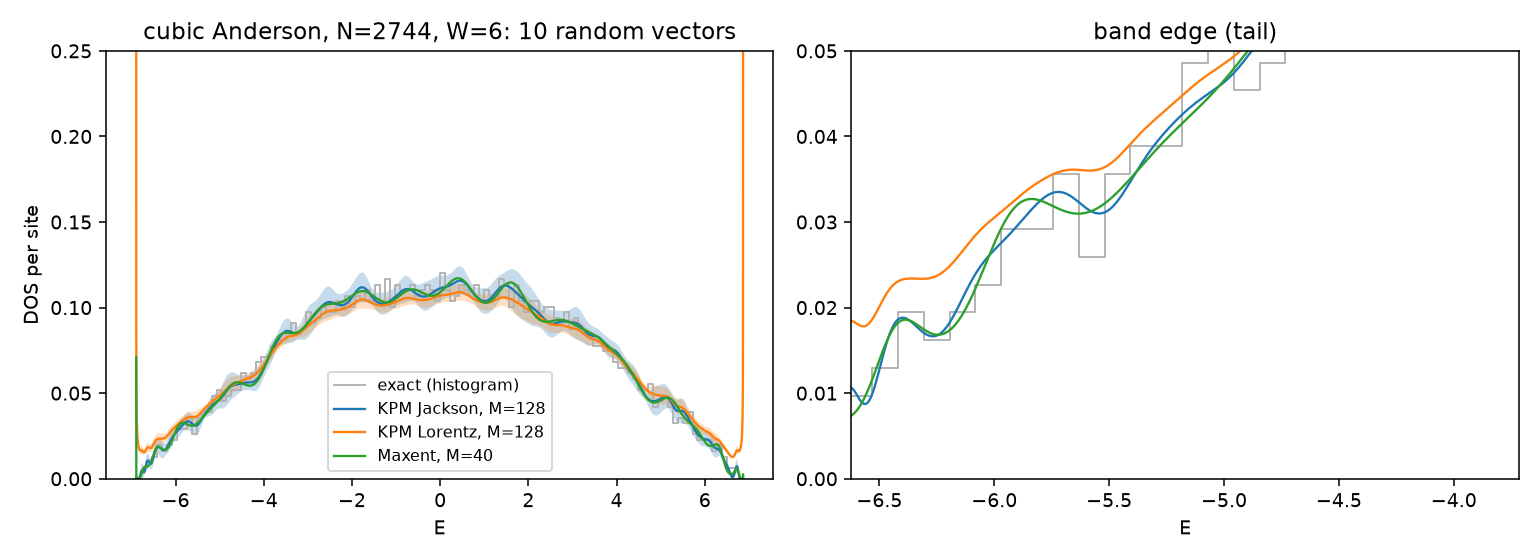

This figure's Python source:
"""Cubic Anderson model (14^3 = 2744 sites, W = 6): KPM (Jackson, Lorentz) and Maxent vs exact diagonalization."""
import sys, time
import numpy as np, scipy.linalg as sla, matplotlib
matplotlib.use("Agg"); import matplotlib.pyplot as plt
sys.path.insert(0, "../tests"); from conftest import cubic
import sdos
H = cubic(14, W=6.0, seed=0); n = H.shape[0]
t = time.time(); ev = sla.eigvalsh(H.toarray()); print(f"exact diagonalization: {time.time()-t:.1f} s")
b = (ev[0], ev[-1]); kw = dict(bounds=b, R=10, seed=1, verbose=False)
fig, ax = plt.subplots(1, 2, figsize=(11, 4))
hist, edges = np.histogram(ev, bins=120, density=True); c = 0.5 * (edges[1:] + edges[:-1])
for a_ in ax: a_.step(c, hist, where="mid", color="0.7", lw=1, label="exact (histogram)")
for lab, kk in (("KPM Jackson, M=128", dict(M=128)), ("KPM Lorentz, M=128", dict(M=128, kernel="lorentz")), ("Maxent, M=40", dict(M=40, method="maxent"))):
    t = time.time(); r = sdos.estimate_dos(H, **kw, **kk); print(f"{lab}: {time.time()-t:.2f} s")
    ax[0].plot(r.E, r.rho, lw=1.2, label=lab)
    if kk.get("method") != "maxent": ax[0].fill_between(r.E, r.rho - 2 * r.rho_err, r.rho + 2 * r.rho_err, alpha=0.25, lw=0)
    ax[1].plot(r.E, r.rho, lw=1.2)
ax[1].set_xlim(b[0] * 0.98, b[0] * 0.55); ax[1].set_ylim(0, 0.05); ax[1].set_title("band edge (tail)")
ax[0].set_ylim(0, 0.25); ax[0].set_title(f"cubic Anderson, N={n}, W=6: 10 random vectors"); ax[0].legend(fontsize=8); ax[0].set_xlabel("E"); ax[1].set_xlabel("E"); ax[0].set_ylabel("DOS per site")
fig.tight_layout(); fig.savefig("anderson_demo.png", dpi=140)
